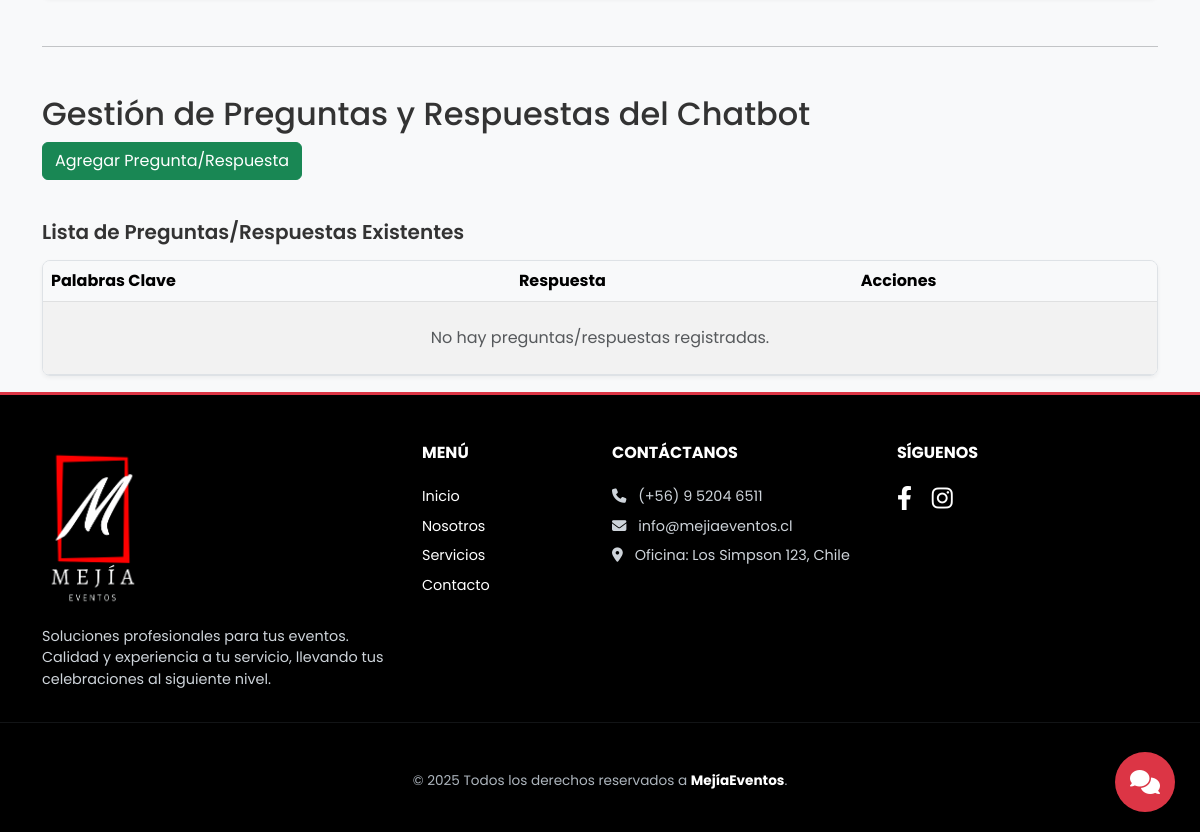
The app's page /admin-panel/servicios/ (lower part), older data.
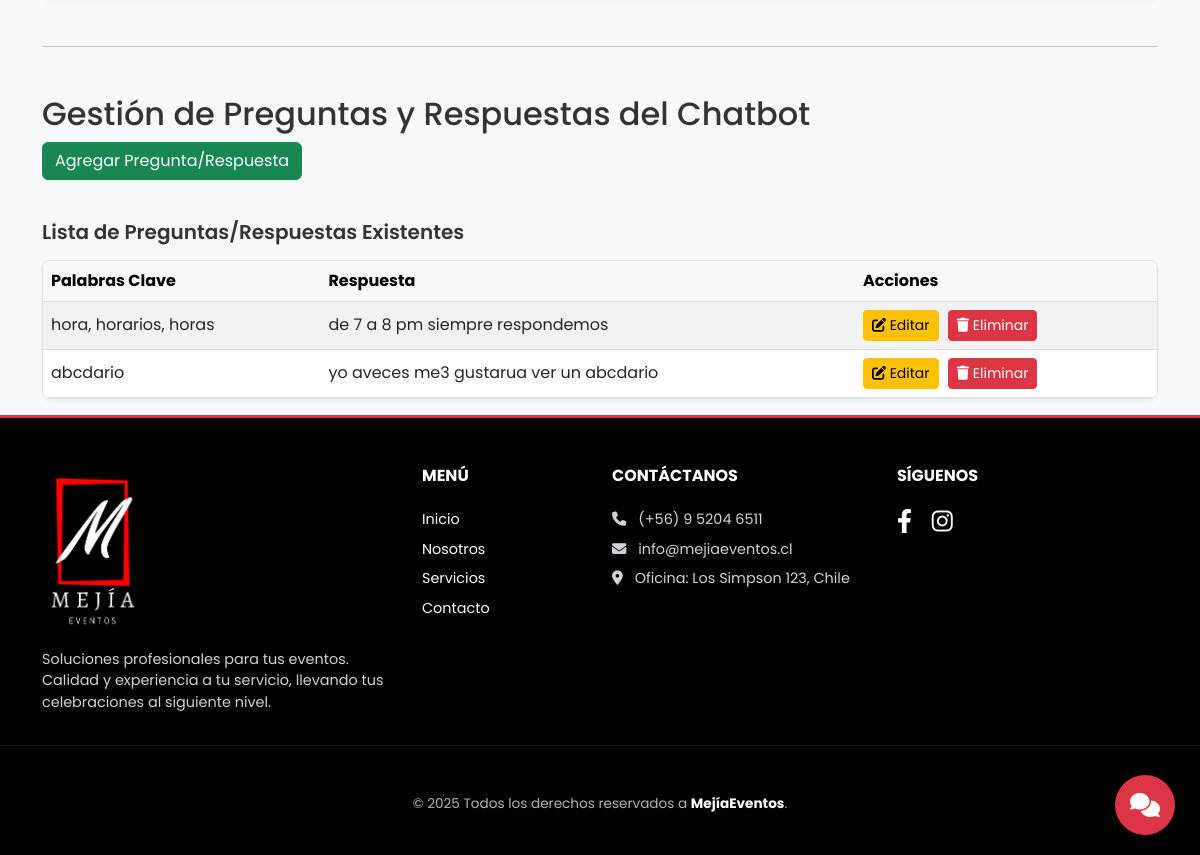
The same page, newer data.
### core/models.py (models this page shows, shortened)
class ChatbotQA(models.Model):
    keywords = models.TextField(
        verbose_name="Palabras Clave (separadas por comas)",
        help_text="Escribe palabras clave que activarán esta respuesta, separadas por comas. Ej: horario, atencion, abierto"
    )
    respuesta = models.TextField(
        help_text="La respuesta que el chatbot debe dar."
    )
    class Meta:
        verbose_name = "Pregunta/Respuesta del Chatbot"
        verbose_name_plural = "Preguntas y Respuestas del Chatbot"

### core/views.py (the view)
# urls.py: path('admin-panel/servicios/', AdminServicioListView.as_view(), name='admin_servicio_list'), # Carga la página SPA
class AdminServicioListView(ListView):
    model = Servicio
    template_name = 'core/admin_panel/servicio_list.html'
    context_object_name = 'servicios'
    def get_context_data(self, **kwargs):
        context = super().get_context_data(**kwargs)
        context['servicio_form'] = ServicioForm()
        context['titulo_pagina_panel'] = 'Administrar Servicios y Configuración'
        configuracion, _ = ConfiguracionSitio.objects.get_or_create(id=1, defaults={'email_notificaciones_admin': settings.DEFAULT_FROM_EMAIL})
        context['configuracion_sitio'] = configuracion
        context['chatbot_qa_list'] = ChatbotQA.objects.all()
        context['chatbot_qa_form'] = ChatbotQAForm()
        return context

### core/context_processors.py (called while the page is built)
def chatbot_suggestions_processor(request):
    try:
        suggestions = [qa.keywords.split(',')[0].strip().capitalize() for qa in ChatbotQA.objects.all()[:5]]
    except:
        suggestions = [] # Si hay un error o la BD no está lista, devuelve una lista vacía
    return {'chatbot_sugerencias': suggestions}

### core/templates/core/admin_panel/servicio_list.html (shortened to what this page needs)
{% extends 'core/base.html' %}
{% load static %}
{% block extra_head %}
    <link rel="stylesheet" href="{% static 'css/admin_panel.css' %}">
{% endblock extra_head %}
{% block main_classes %}main-content-with-padding{% endblock main_classes %}
{% block content %}
    <div class="admin-container">
        <hr class="my-5">
        <h2>Gestión de Preguntas y Respuestas del Chatbot</h2>
        <button id="btnMostrarFormularioQA" class="btn btn-success mb-3">Agregar Pregunta/Respuesta</button>
        <h3 class="h5">Lista de Preguntas/Respuestas Existentes</h3>
        <div class="table-responsive">
            <table id="tablaQA" class="table table-striped table-hover align-middle">
                <thead class="table-light">
                    <tr>
                        <th>Palabras Clave</th>
                        <th>Respuesta</th>
                        <th>Acciones</th>
                    </tr>
                </thead>
                <tbody id="listaQABody">
                    {% for qa in chatbot_qa_list %}
                    <tr data-id="{{ qa.id }}">
                        <td class="keywords">{{ qa.keywords }}</td>
                        <td class="respuesta">{{ qa.respuesta|truncatewords:15 }}</td>
                        <td class="actions">
                            <button class="btn btn-sm btn-warning btnEditarQA"
                                    data-id="{{ qa.id }}"
                                    data-detail-url-template="{% url 'core:ajax_chatbot_qa_detail' qa_id=0 %}">
                                <i class="fas fa-edit"></i> Editar
                            </button>
                            <button class="btn btn-sm btn-danger btnEliminarQA"
                                    data-id="{{ qa.id }}"
                                    data-delete-url-template="{% url 'core:ajax_chatbot_qa_delete' qa_id=0 %}">
                                <i class="fas fa-trash"></i> Eliminar
                            </button>
                        </td>
                    </tr>
                    {% empty %}
                        <tr id="noQAMensaje">
                            <td colspan="3" class="text-center text-muted py-4">
                                No hay preguntas/respuestas registradas.
                            </td>
                        </tr>
                    {% endfor %}
                </tbody>
            </table>
        </div>
    </div>
{% endblock content %}

Row changes from the older to the newer data that the page shows:
added ChatbotQA: keywords "hora, horarios, horas", respuesta "de 7 a 8 pm siempre respondemos"
added ChatbotQA: keywords "abcdario", respuesta "yo aveces me3 gustarua ver un abcdario"
Text that changed along with them:
text no longer shown: "No hay preguntas/respuestas registradas."
